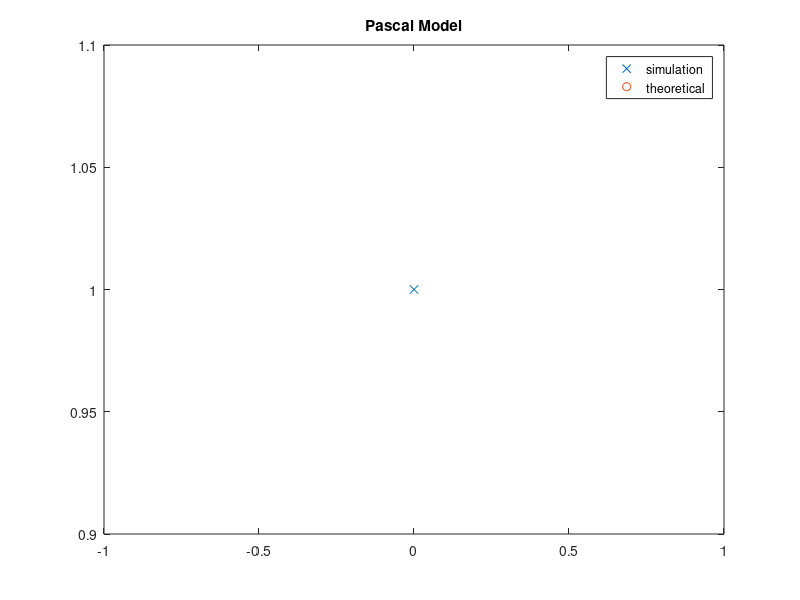

Source code (MATLAB):
clear all
clc
pause(1)

S = input("What is the number of simulations=");
p=input("Prob of success=");
n = input("Number of successes=")
X =zeros(1, S);

for i = 1:S
    %%%The i-th simulation
    nofailures = 0;
    nosucc = 0;
    while nosucc ~= n %%while we have a failure
        if rand >= p
            nofailures=nofailures + 1;
        else nosucc = nosucc + 1;
        end
    end
    
    X(i)=nofailures;
end

U_x = unique(X);
n_X = hist(X, length(U_x)); 
rel_freq=n_X/S;

[U_x; rel_freq];
plot(U_x, rel_freq, 'x');
hold on;
plot(0:max(U_x),  nbinpdf(0:max(U_x), n, p), 'o');
hold off;

title("Pascal Model");
legend("simulation", "theoretical");